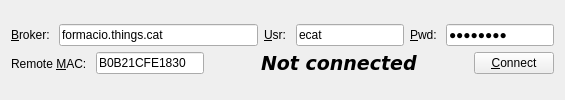
<?xml version="1.0" encoding="UTF-8"?>
<ui version="4.0">
 <class>MqttBasic</class>
 <widget class="QWidget" name="MqttBasic">
  <property name="geometry">
   <rect>
    <x>0</x>
    <y>0</y>
    <width>565</width>
    <height>100</height>
   </rect>
  </property>
  <property name="windowTitle">
   <string>MqttBasic</string>
  </property>
  <layout class="QVBoxLayout" name="verticalLayout_2">
   <item>
    <layout class="QVBoxLayout" name="verticalLayout">
     <item>
      <layout class="QHBoxLayout" name="horizontalLayout" stretch="0,1,0,0,0,0">
       <item>
        <widget class="QLabel" name="label">
         <property name="text">
          <string>&amp;Broker: </string>
         </property>
         <property name="buddy">
          <cstring>leBroker</cstring>
         </property>
        </widget>
       </item>
       <item>
        <widget class="QLineEdit" name="leBroker">
         <property name="text">
          <string>formacio.things.cat</string>
         </property>
        </widget>
       </item>
       <item>
        <widget class="QLabel" name="label_2">
         <property name="text">
          <string>&amp;Usr: </string>
         </property>
         <property name="buddy">
          <cstring>leUser</cstring>
         </property>
        </widget>
       </item>
       <item>
        <widget class="QLineEdit" name="leUser">
         <property name="text">
          <string>ecat</string>
         </property>
        </widget>
       </item>
       <item>
        <widget class="QLabel" name="label_3">
         <property name="text">
          <string>&amp;Pwd: </string>
         </property>
         <property name="buddy">
          <cstring>lePwd</cstring>
         </property>
        </widget>
       </item>
       <item>
        <widget class="QLineEdit" name="lePwd">
         <property name="text">
          <string>clotClot</string>
         </property>
         <property name="echoMode">
          <enum>QLineEdit::EchoMode::Password</enum>
         </property>
        </widget>
       </item>
      </layout>
     </item>
     <item>
      <layout class="QHBoxLayout" name="horizontalLayout_3">
       <item>
        <layout class="QHBoxLayout" name="horizontalLayout_2">
         <item>
          <widget class="QLabel" name="label_4">
           <property name="text">
            <string>Remote &amp;MAC: </string>
           </property>
           <property name="buddy">
            <cstring>leMAC</cstring>
           </property>
          </widget>
         </item>
         <item>
          <widget class="QLineEdit" name="leMAC">
           <property name="text">
            <string>B0B21CFE1830</string>
           </property>
          </widget>
         </item>
        </layout>
       </item>
       <item>
        <spacer name="horizontalSpacer">
         <property name="orientation">
          <enum>Qt::Orientation::Horizontal</enum>
         </property>
         <property name="sizeHint" stdset="0">
          <size>
           <width>40</width>
           <height>20</height>
          </size>
         </property>
        </spacer>
       </item>
       <item>
        <widget class="QLabel" name="lbMqttInfo">
         <property name="font">
          <font>
           <family>DejaVu Sans</family>
           <pointsize>14</pointsize>
           <italic>true</italic>
           <bold>true</bold>
          </font>
         </property>
         <property name="text">
          <string>Not connected</string>
         </property>
        </widget>
       </item>
       <item>
        <spacer name="horizontalSpacer_2">
         <property name="orientation">
          <enum>Qt::Orientation::Horizontal</enum>
         </property>
         <property name="sizeHint" stdset="0">
          <size>
           <width>40</width>
           <height>20</height>
          </size>
         </property>
        </spacer>
       </item>
       <item>
        <widget class="QPushButton" name="btConnect">
         <property name="text">
          <string>&amp;Connect</string>
         </property>
        </widget>
       </item>
      </layout>
     </item>
    </layout>
   </item>
  </layout>
 </widget>
 <resources/>
 <connections/>
</ui>
